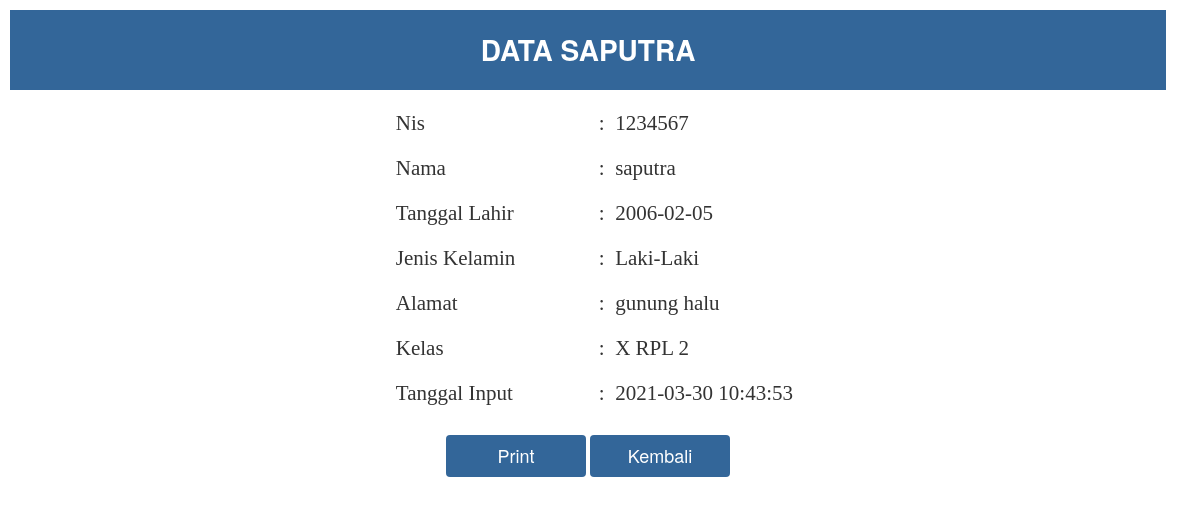
The app's page /perpus/anggota/lihatanggota.php?id=1234567 with its own data.
### tables this page shows
CREATE TABLE `anggota` (
  `id` int(11) NOT NULL,
  `nis` int(11) NOT NULL,
  `nama` varchar(255) NOT NULL,
  `tgl_lahir` date NOT NULL,
  `jk` enum('Laki-Laki','Perempuan') NOT NULL,
  `alamat` varchar(500) NOT NULL,
  `kelas` enum('X ATPH','XI ATPH','XII ATPH','X TBSM 1','X TBSM 2','XI TBSM 1','XI TBSM 2','XII TBSM 1','XII TBSM 2','X RPL 1','X RPL 2','X RPL 3','XI RPL 1','XI RPL 2','XI RPL 3','XII RPL 1','XII RPL 2','XII RPL 3','XII RPL 4') NOT NULL,
  `tglinput` timestamp NOT NULL DEFAULT current_timestamp() ON UPDATE current_timestamp()
);

### perpus/anggota/lihatanggota.php (the view, shortened to what this page needs)
<!DOCTYPE html>
<html>
<head>
<?php
include "../koneksi.php";
$d=$_GET['id'];
$edit= $konek -> query ("select * from anggota where nis='$d'");
$b= $edit -> fetch_array();
?>
<link href="css/bootstrap.min.css" rel="stylesheet">
<link rel="stylesheet" type="text/css" href="../css/lihat.css">
</head>
<body>
<div class="profil">
<p> DATA <?php echo $b['nama']?></p>
<fieldset id="print">
<center>
<table border="0">
<tr height="45">
  <td width="30"> Nis</td>
  <td width="5">:</td>
  <td width="100"> <?php echo $b['nis'] ?></td>
</tr>
<tr height="45">
  <td width="30"> Nama</td>
  <td width="5">:</td>
  <td width="100"> <?php echo $b['nama'] ?></td>
</tr>
<tr height="45">
  <td> Tanggal Lahir </td>
  <td>:</td>
  <td> <?php echo $b['tgl_lahir'] ?></td>
</tr>
<tr height="45">
  <td width="30">Jenis Kelamin</td>
  <td width="5">:</td>
  <td width="100"> <?php echo $b['jk'] ?></td>
</tr>
<tr height="45">
  <td width="30">Alamat</td>
  <td width="5">:</td>
  <td width="100"> <?php echo $b['alamat'] ?></td>
</tr>
<tr height="45">
  <td>Kelas </td>
  <td>:</td>
  <td> <?php echo $b['kelas'] ?></td>
</tr>
<tr height="45">
  <td>Tanggal Input</td>
  <td>:</td>
  <td> <?php echo $b['tglinput'] ?></td>
</tr>
</table>
</fieldset>
<center>
<button type="button" name="" onclick="printDiv('print')" value="print" class="btn">Print</button>
<input type="button" value="Kembali" class="btn" onclick="history.go(-1);">
</center>
</div>
</body>
</html>

### perpus/css/lihat.css (style rules this page uses)
.profil { align-items: center; position: ; overflow: hidden; float: center; width: 98%; padding: 10px; background:white; height: 100%; z-index: 1; }
.profil p { text-transform: uppercase; background: #336699; text-align: center; font-weight: 800; padding: 20px; color: white; font-size: 2em; }
.btn { cursor: pointer; float: center; background: #336699; font-size: 18px; margin-top: 20px; padding: 8px; width: 140px; color: white; border: none; }
table { font-family: serif; height: 100%; width: 100%; max-width: 500px; color:; font-size: 1.5em; margin-left: 10%; }

### records on screen
anggota: nama "SAPUTRA", nis "1234567", nama "saputra", tgl_lahir "2006-02-05", jk "Laki-Laki", alamat "gunung halu", kelas "X RPL 2", tglinput "2021-03-30 10:43:53"
